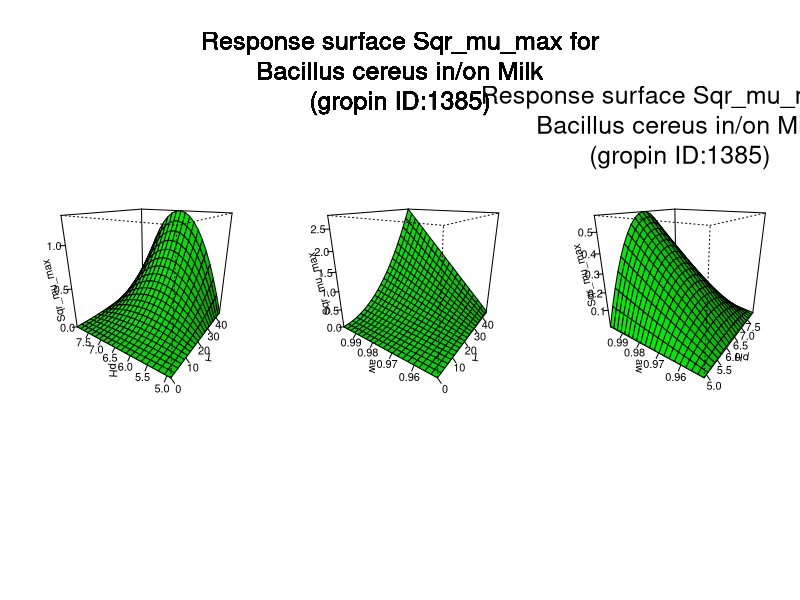

Write the R code that produced this figure.
#############################
# start of Parameter script
#############################
T <- seq(0,44.955044955045,length.out=21)
pH <- seq(4.9049,7.99200799200799,length.out=21)
aw <- seq(0.95095,0.998001998001998,length.out=21)
#############################
# end of Parameter script
#############################
############################# 
# start of Model script Gropin ID 1385 
#############################
 
# constant coefficients for this model
 
variables <- data.frame(T,pH,aw)
argumentsPar <- expand.grid(variables)
 
# heart of the model
response_surface <- function(T,pH,aw) {
   mumax <-((pH-4.9)*(2*6.5-4.9-pH)/(6.5-4.9)^2)* (aw-0.95)/(1-0.95)*2*((T-0)/(37-0))^2

return(mumax=mumax)
} 

# output parameters
responseSurface <- cbind(argumentsPar,response_surface(argumentsPar['T'],argumentsPar['pH'],argumentsPar['aw']))
colnames(responseSurface) <- c(colnames(argumentsPar),'Sqrmumax')
#############################
# End of Model script
#############################
############################# 
# start of Visualisation script Gropin ID 1385 
#############################
argPar1 <- expand.grid(T,pH)
argPar2 <- expand.grid(T,aw)
argPar3 <- expand.grid(pH,aw)
z1 <- matrix(unlist(response_surface(argPar1[1],argPar1[2],aw[10])),nrow=21)
z2 <- matrix(unlist(response_surface(argPar2[1],pH[10],argPar2[2])),nrow=21)
z3 <- matrix(unlist(response_surface(T[10],argPar3[1],argPar3[2])),nrow=21)
par(mfrow = c(1,3))
persp(T,pH,z1,col = 'green',xlab='T',ylab='pH',zlab='Sqr_mu_max',theta=305,phi=20,shade=0.25,ticktype = 'detailed')
persp(T,aw,z2,col = 'green',xlab='T',ylab='aw',zlab='Sqr_mu_max',theta=305,phi=20,shade=0.25,ticktype = 'detailed')
persp(pH,aw,z3,col = 'green',xlab='pH',ylab='aw',zlab='Sqr_mu_max',theta=305,phi=20,shade=0.25,ticktype = 'detailed')
mtext('Response surface Sqr_mu_max for
Bacillus cereus in/on Milk
(gropin ID:1385)',outer=T,  cex=1.5, line=-8.5, side=3)
#############################
# End of Visualisation script
#############################
